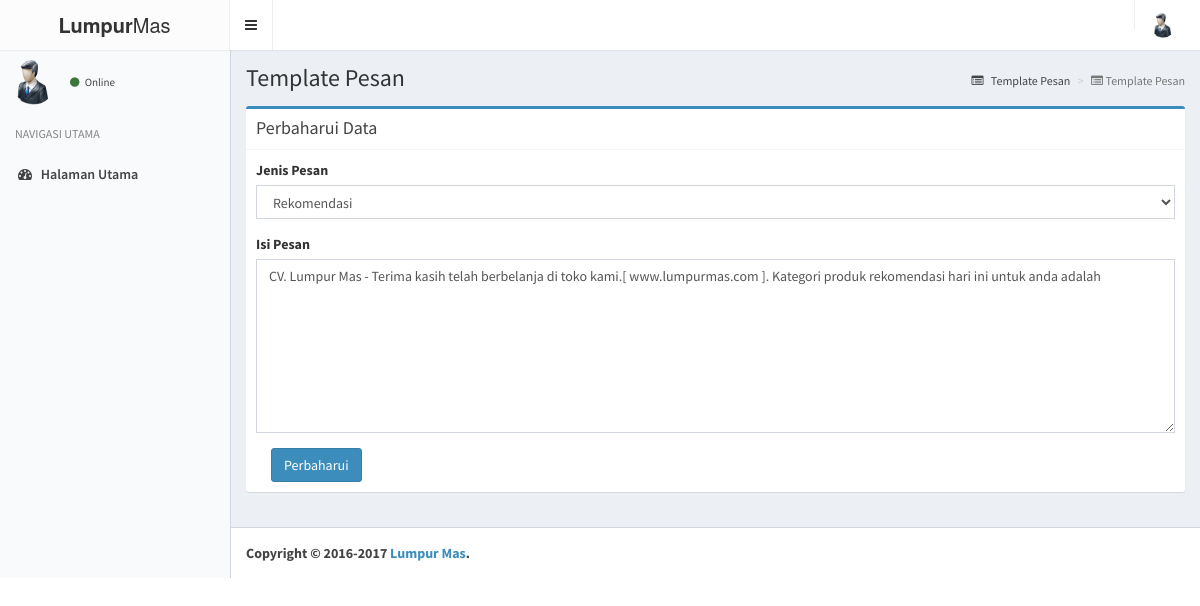
Screenshot of /asset/template_pesan/edit.php?id=2 with the database file from the repository.
### tables this page shows
CREATE TABLE IF NOT EXISTS `pesan` (
  `id` int(11) NOT NULL AUTO_INCREMENT,
  `jenis` char(2) DEFAULT 'R',
  `isi` text,
  `status_hapus` char(1) DEFAULT '1',
  PRIMARY KEY (`id`)
);

### asset/template_pesan/edit.php (the view, shortened to what this page needs)
<?php
	include '../../koneksi/koneksi.php';
	$id = $_GET['id'];
	$sql = "SELECT id, jenis, isi FROM pesan WHERE id='$id'";
	$stmt = $db->prepare($sql);
	$stmt->execute();
	$stmt->bind_result($id, $jenis, $isi);
	?>
	<section class="content-header">
	  	<h1>
	    	Template Pesan
	  	</h1>
	  	<ol class="breadcrumb">
	    	<li><a href="../template_pesan/"><i class="fa fa-list-alt"></i> Template Pesan</a></li>
	    	<li class="active"><i class="fa fa-list-alt"></i> Template Pesan</li>
	  	</ol>
	</section>
    <section class="content">
      	<div class="row">
        	<div class="col-xs-12">
        		<div class="box box-primary">
            		<div class="box-header with-border">
              			<h3 class="box-title">Perbaharui Data</h3>
            		</div>
		            <div class="box-body">
						<form method="post" action="../template_pesan/">
		            		<div class="form-group">
	              				<label>Jenis Pesan</label>
								<select name="jenis" class="form-control select2" required="">
									<option value="R" <?php if($jenis=="R") echo "selected=selected";?>>Rekomendasi</option>
								</select>
	              			</div>
	              			<div class="form-group">
	              				<label>Isi Pesan</label>
								<textarea name="isi" class="form-control" placeholder="Tulis Pesan..." required="" rows="8"><?php echo $isi; ?></textarea>
	              			</div>
		            		<div class="col-md-12"><button class="btn btn-primary" name="perbaharui">Perbaharui</button></div>
					    </form>
					</div>
				</div>
			</div>
		</div>
	</section>

### rows the page displays
pesan: jenis "Rekomendasi", isi "CV. Lumpur Mas - Terima kasih telah berbelanja di toko kami.[ www.lumpurmas.com ]. Kategori produk rekomendasi hari ini untuk anda adalah"
